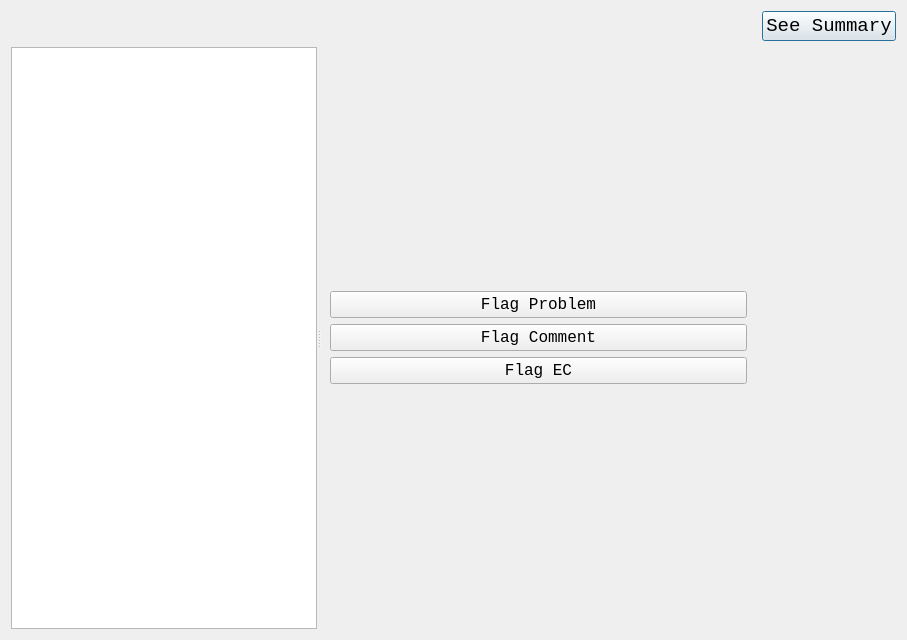
<?xml version="1.0" encoding="UTF-8"?>
<ui version="4.0">
 <class>GradingSession</class>
 <widget class="QDialog" name="GradingSession">
  <property name="geometry">
   <rect>
    <x>0</x>
    <y>0</y>
    <width>907</width>
    <height>640</height>
   </rect>
  </property>
  <property name="windowTitle">
   <string>Dialog</string>
  </property>
  <layout class="QGridLayout" name="gridLayout">
   <item row="0" column="1">
    <widget class="QPushButton" name="readyToGradeButton">
     <property name="font">
      <font>
       <family>Monospace</family>
       <pointsize>14</pointsize>
      </font>
     </property>
     <property name="text">
      <string>See Summary</string>
     </property>
    </widget>
   </item>
   <item row="1" column="0">
    <widget class="QSplitter" name="splitter">
     <property name="orientation">
      <enum>Qt::Horizontal</enum>
     </property>
     <widget class="QListWidget" name="studentsToGrade">
      <property name="sizeAdjustPolicy">
       <enum>QAbstractScrollArea::AdjustToContents</enum>
      </property>
      <property name="resizeMode">
       <enum>QListView::Fixed</enum>
      </property>
     </widget>
     <widget class="QStackedWidget" name="stackedWidget">
      <property name="currentIndex">
       <number>0</number>
      </property>
      <widget class="QWidget" name="page">
       <layout class="QGridLayout" name="gridLayout_2">
        <item row="0" column="0">
         <layout class="QVBoxLayout" name="verticalLayout">
          <item>
           <widget class="QPushButton" name="flagErrorButton">
            <property name="font">
             <font>
              <family>Monospace</family>
              <pointsize>12</pointsize>
             </font>
            </property>
            <property name="text">
             <string>Flag Problem</string>
            </property>
           </widget>
          </item>
          <item>
           <widget class="QPushButton" name="flagCommentButton">
            <property name="font">
             <font>
              <family>Monospace</family>
              <pointsize>12</pointsize>
             </font>
            </property>
            <property name="text">
             <string>Flag Comment</string>
            </property>
           </widget>
          </item>
          <item>
           <widget class="QPushButton" name="flagECButton">
            <property name="font">
             <font>
              <family>Monospace</family>
              <pointsize>12</pointsize>
             </font>
            </property>
            <property name="text">
             <string>Flag EC</string>
            </property>
           </widget>
          </item>
         </layout>
        </item>
       </layout>
      </widget>
      <widget class="QWidget" name="page_2"/>
     </widget>
    </widget>
   </item>
   <item row="0" column="0">
    <widget class="QLabel" name="currentStudentName">
     <property name="font">
      <font>
       <family>Monospace</family>
       <pointsize>16</pointsize>
      </font>
     </property>
     <property name="text">
      <string/>
     </property>
    </widget>
   </item>
  </layout>
  <zorder>readyToGradeButton</zorder>
  <zorder>splitter</zorder>
  <zorder>flagErrorButton</zorder>
  <zorder>flagCommentButton</zorder>
  <zorder>flagECButton</zorder>
  <zorder>flagECButton</zorder>
  <zorder>currentStudentName</zorder>
 </widget>
 <resources/>
 <connections/>
</ui>
